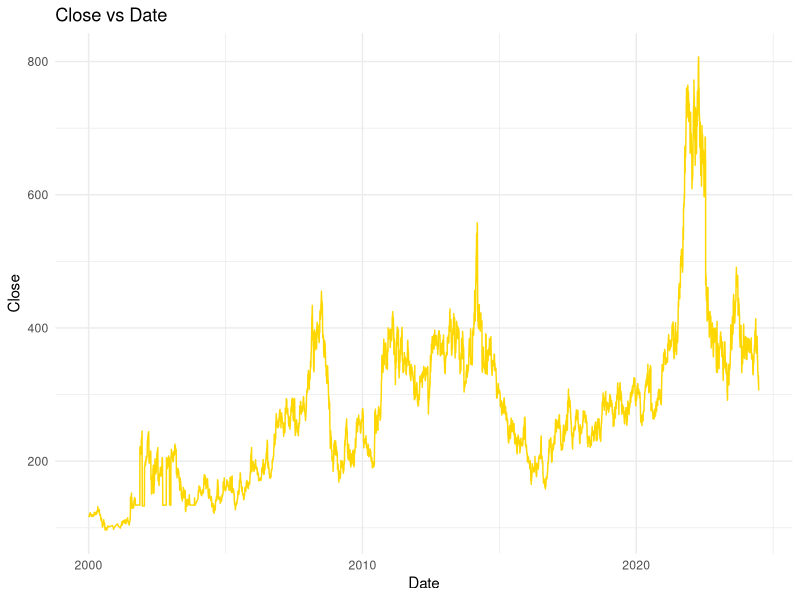
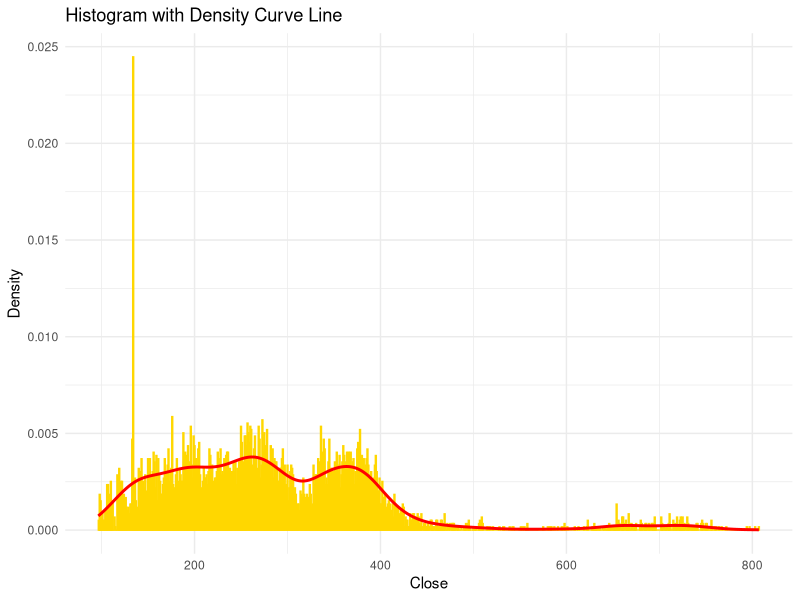

These charts were generated, in order, by the following R code:
# This R environment comes with many helpful analytics packages installed
library(readr)
library(tidyverse)
library(ggplot2)
library(dplyr)

# reading file data
oat_data <- read_csv("../individual_data/Oat_data.csv",show_col_types = FALSE)
# Check the structure of the data
str(oat_data)

# Ensure the date column is in Date format
oat_data$date <- as.Date(oat_data$date, format = "%Y-%m-%d")

# Aggregate the data to get the average close for each date (if there are duplicates)
oat_data_agg <- oat_data %>%
  group_by(date) %>%
  summarise(close = mean(close, na.rm = TRUE))

# Plot close vs date as a line graph
ggplot(oat_data, aes(x = date, y = close)) +
  geom_line(color = "#FFD700") +  # Line graph
  labs(title = "Close vs Date", x = "Date", y = "Close") +
  theme_minimal()

# Plot histogram with density curve line
ggplot(oat_data, aes(x = close)) +
  geom_histogram(aes(y = ..density..), binwidth = 1, fill = "skyblue", color = "#FFD700", alpha = 0.5) +  # Histogram
  geom_density(color = "#FF0000", size = 1) +  # Density curve line
  labs(title = "Histogram with Density Curve Line", x = "Close", y = "Density") +
  theme_minimal()